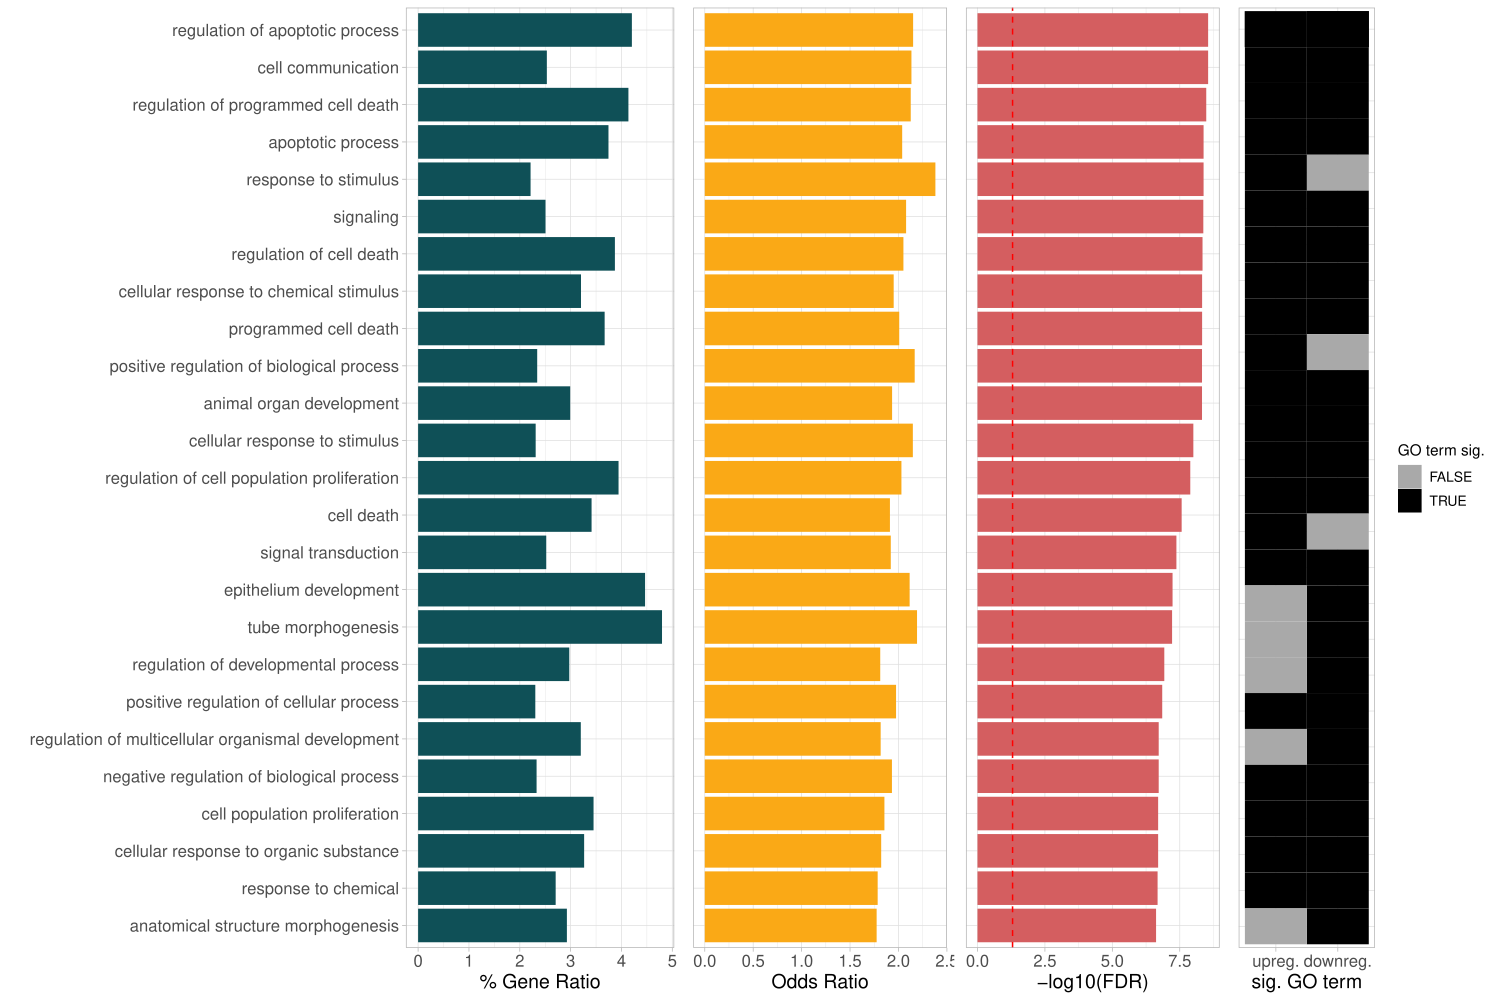

The script that drew this image:
##################################################
## Project: DexStim Mouse Brain
## Date: 30.11.2021
## Author: Nathalie
##################################################
# GO enrichment for DE genes across all regions

library(clusterProfiler)
library(org.Mm.eg.db)
library(ggplot2)
library(dplyr)
library(stringr)
library(writexl)


basepath <- "~/Documents/ownCloud/DexStim_RNAseq_Mouse/"


# 0. Read genes DE in all regions and background -----------------
genes <- read.table(file = paste0(basepath, "tables/06_overlap_AMY-CER-PFC-PVN-dDG-vDG-dCA1-vCA1_entrezID.txt"),
                    header = FALSE)[,1]

# background are all genes in out dataset
background <- read.table(file = paste0(basepath, "tables/06_background_entrezID.txt"),
                         header = FALSE)[,1]



# 1.1 GO enrichment for genes DE in all regions ---------------------

# GO enrichment
min_genes <- round(length(genes)/10)
ego <- enrichGO(gene          = as.character(genes),
                universe      = as.character(background),
                OrgDb         = org.Mm.eg.db,
                ont           = "BP",
                pAdjustMethod = "BH",
                minGSSize = min_genes,    # min number of genes associated with GO term
                maxGSSize = 10000, # max number of genes associated with GO term
                readable      = TRUE)@result
head(ego, n = 20)


# 1.2 GO enrichment for upregulated genes DE in all regions ---------------------
genes_up <- read.table(file = paste0(basepath, "tables/06_overlap_AMY-CER-PFC-PVN-dDG-vDG-dCA1-vCA1_up_entrezID.txt"),
                       header = FALSE)[,1]

# GO enrichment
min_genes <- round(length(genes_up)/10)
ego_up <- enrichGO(gene          = as.character(genes_up),
                   universe      = as.character(background),
                   OrgDb         = org.Mm.eg.db,
                   ont           = "BP",
                   pAdjustMethod = "BH",
                   minGSSize = min_genes,    # min number of genes associated with GO term
                   maxGSSize = 10000, # max number of genes associated with GO term
                   readable      = TRUE)@result
head(ego_up, n = 20)




# 1.3 GO enrichment for downregulated genes DE in all regions ---------------------
genes_down <- read.table(
  file = paste0(basepath, 
                "tables/06_overlap_AMY-CER-PFC-PVN-dDG-vDG-dCA1-vCA1_down_entrezID.txt"),
  header = FALSE)[,1]

# GO enrichment
min_genes <- length(genes_down)/10
ego_down <- enrichGO(gene          = as.character(genes_down),
                     universe      = as.character(background),
                     OrgDb         = org.Mm.eg.db,
                     ont           = "BP",
                     pAdjustMethod = "BH",
                     minGSSize = min_genes,    # min number of genes associated with GO term
                     maxGSSize = 10000, # max number of genes associated with GO term
                     readable      = TRUE)@result
head(ego_down, n = 20)


# 1.4 Merge dataframes from all, up and downregulated genes --------------------

data_go <- left_join(ego, ego_down, by = c("ID", "Description"), 
                     suffix = c(".all", ".down"))
data_go <- left_join(data_go, ego_up, by = c("ID", "Description"),
                     suffix = c("", ".up"))
# apparently not all entrez ids are valid --> not all taken into account in enrichment analysis
ngenes_rel <- 165
nback_rel <- 12089
# add columns relevant for gene ratio and odds ratio
data_go <- data_go %>%
  mutate(n_genes = as.numeric(str_extract(data_go$BgRatio.all, "^\\d+"))) %>%
  mutate(gr = Count.all/n_genes*100) %>%
  mutate(b = ngenes_rel - Count.all,
         c = n_genes - Count.all,
         d = nback_rel - Count.all,
         or = log2(Count.all*d)-log2(b*c))

data_heat <- data_go[1:30,c("Description", "p.adjust.down", "p.adjust")] %>%
  tidyr::pivot_longer(cols = p.adjust.down:p.adjust)


# 1.5 Barplot -------------------------------
# gene ratio
bp.1 <-
  ggplot(data = data_go[1:25,], aes(
    x = factor(Description, levels = rev(data_go$Description[1:25])),
    y = gr
  )) +
  geom_bar(stat = "identity", position = "stack",
           fill = "#0F5057") +
  ylab("% Gene Ratio") +
  xlab("") +
  theme_light() +
  theme(
    axis.title.y = element_text(size = 14),
    axis.text.x = element_text(size = 12),
    axis.title.x = element_text(size =14),
    axis.text.y = element_text(size = 12),
    legend.position = "top",
    legend.text = element_text(size = 10)
  ) +
  coord_flip() 

# odds ratio
bp.2 <-
  ggplot(data = data_go[1:25,], aes(
    x = factor(Description, levels = rev(data_go$Description[1:25])),
    y = or
  )) +
  geom_bar(stat = "identity", position = "stack",
           fill = "#FAA916") +
  ylab("Odds Ratio") +
  theme_light() +
  theme(
    axis.title.y = element_text(size = 14),
    axis.text.x = element_text(size = 12),
    axis.title.x = element_text(size =14),
    axis.text.y = element_text(size = 12),
    legend.position = "top",
    legend.text = element_text(size = 10)
  ) +
  coord_flip() 

# p-value
bp.3 <- 
  ggplot(data = data_go[1:25,], aes(
    x = factor(Description, levels = rev(data_go$Description[1:25])),
    y = -log10(p.adjust.all)
  )) +
  geom_bar(stat = "identity", position = "stack",
           fill = "#D45E60") +
  geom_hline(yintercept = -log10(0.05),linetype="dashed", color = "red") + 
  ylab("-log10(FDR)") +
  theme_light() +
  theme(
    axis.title.y = element_text(size = 14),
    axis.text.x = element_text(size = 12),
    axis.title.x = element_text(size =14),
    axis.text.y = element_text(size = 12),
    legend.position = "top",
    legend.text = element_text(size = 10)
  ) +
  coord_flip() 

hm.1 <- 
  ggplot(data = data_heat, aes(
    x = factor(Description, levels = rev(data_go$Description[1:25])),
    y = name,
    fill = value <= 0.01
  )) +
  geom_tile() +
  scale_y_discrete(name ="sig. GO term", 
                   limits=c("p.adjust","p.adjust.down"),
                   labels=c("upreg.", "downreg.")) +
  scale_fill_manual(
    name = "GO term sig.",
    values = c("darkgrey", "black") 
  ) +
  ylab("sig. GO term") +
  theme_light() +
  theme(
    axis.title.y = element_text(size = 14),
    axis.text.x = element_text(size = 12),
    axis.title.x = element_text(size =14),
    axis.text.y = element_text(size = 12),
    #legend.position = "top",
    legend.text = element_text(size = 10)
  ) +
  coord_flip() 

# combined plot
comb <- ggarrange(bp.1, 
                  bp.2 + 
                    theme(axis.text.y = element_blank(),
                          axis.ticks.y = element_blank(),
                          axis.title.y = element_blank() ),
                  bp.3 + 
                    theme(axis.text.y = element_blank(),
                          axis.ticks.y = element_blank(),
                          axis.title.y = element_blank() ), 
                  hm.1 +
                    theme(axis.text.y = element_blank(),
                          axis.ticks.y = element_blank(),
                          axis.title.y = element_blank() ), 
                  nrow = 1,
                  widths = c(2.5,1,1,1))

# Save plot
ggexport(
  comb,
  filename = "12_FigureSII_C.pdf",
  height = 10,
  width = 15
)


# bring table to a format similar as other tables
tf <- data_go[1:25,]

# add Category column
tf$Category <- "GO_bp"
# add GeneSet column
tf$GeneSet <- tf$Description %>% 
  stringr::str_replace_all(" ", "_") %>%
  stringr::str_to_upper() 
tf$GeneSet <- paste0("GO_", tf$GeneSet)
# add -log10 transformed FDR pvalue
tf$`[-log10 FDR]` <- -log10(tf$p.adjust.all)

# subset to columns that should be printed
tf <- tf %>% 
  dplyr::select(Category, GeneSet, n_genes, Count, b, c, d, gr, or, pvalue.all,
                p.adjust.all, `[-log10 FDR]`, geneID.all) %>%
  dplyr::rename(N_genes = n_genes,
                N_overlap_A = Count,
                `Input that does not overlap_B` = b,
                `GO term genes - overlap_C` = c,
                `Not GO term genes and not in my geneset_D` = d,
                `Genes ratio` = gr,
                `OR[log2(a*d)-log2(b*c)]` = or, 
                p = pvalue.all,
                adjP = p.adjust.all,
                genes = geneID.all)

# save to a excel file
write_xlsx(tf, "~/Documents/ownCloud/DexStim_RNAseq_Mouse/manuscript/Figures/Figure II_PFC/GOterms_DEgenesAllRegions.xlsx")
